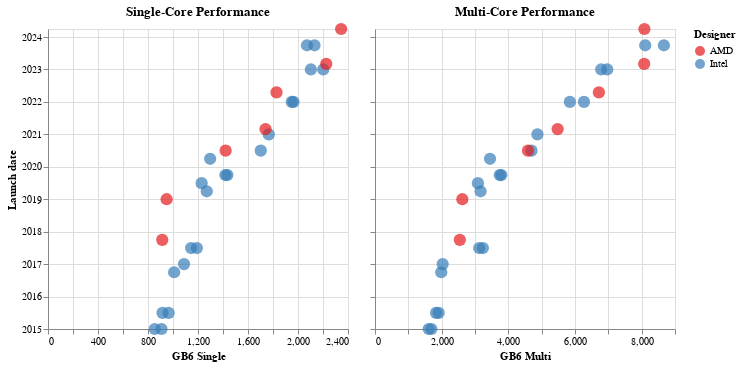

Write notebook code for a chart like this one.
### Code cell
chart_date = alt.Chart(cpus).mark_point(size=150, filled=True, strokeWidth=5).encode(
    y='Launch date',
    color=color_designer,
    #shape='Win11',
    order=order,
    tooltip=['Name', 'Architecture', 'Launch date', 'Win11'],
).add_params(
    highlight
)

chart_dsingle = chart_date.encode(
    x='GB6 Single',
).properties(
    title='Single-Core Performance'
)
chart_dmulti = chart_date.encode(
    x='GB6 Multi',
    y=alt.Y('Launch date', axis=alt.Axis(labels=False, title='')) # hide y tick labels
).properties(
    title='Multi-Core Performance'
)

(chart_dsingle | chart_dmulti).configure_range(
    category={'scheme': 'set1'}
)

### Figure 1 — Vega-Lite specification as saved in the notebook (floating-point values rounded to 4 significant figures)
{"config": {"view": {"continuousWidth": 300, "continuousHeight": 300}, "range": {"category": {"scheme": "set1"}}}, "hconcat": [{"mark": {"type": "point", "filled": true, "size": 150, "strokeWidth": 5}, "encoding": {"color": {"condition": {"param": "highlight", "empty": true, "field": "Designer"}, "value": "lightgray"}, "order": {"value": 0, "condition": [{"param": "highlight", "value": 1, "empty": false}]}, "tooltip": [{"field": "Name", "type": "nominal"}, {"field": "Architecture", "type": "nominal"}, {"field": "Launch date", "type": "temporal"}, {"field": "Win11", "type": "nominal"}], "x": {"field": "GB6 Single", "type": "quantitative"}, "y": {"field": "Launch date", "type": "temporal"}}, "name": "view_29", "title": "Single-Core Performance"}, {"mark": {"type": "point", "filled": true, "size": 150, "strokeWidth": 5}, "encoding": {"color": {"condition": {"param": "highlight", "empty": true, "field": "Designer"}, "value": "lightgray"}, "order": {"value": 0, "condition": [{"param": "highlight", "value": 1, "empty": false}]}, "tooltip": [{"field": "Name", "type": "nominal"}, {"field": "Architecture", "type": "nominal"}, {"field": "Launch date", "type": "temporal"}, {"field": "Win11", "type": "nominal"}], "x": {"field": "GB6 Multi", "type": "quantitative"}, "y": {"axis": {"labels": false, "title": ""}, "field": "Launch date", "type": "temporal"}}, "name": "view_30", "title": "Multi-Core Performance"}], "data": {"name": "data-7dd55bd3e0b9f69ab8bd471fec2bcfcb"}, "params": [{"name": "highlight", "select": {"type": "point", "on": "pointerover"}, "views": ["view_29", "view_30"]}], "$schema": "https://vega.github.io/schema/vega-lite/v5.20.1.json", "datasets": {"data-7dd55bd3e0b9f69ab8bd471fec2bcfcb": [{"Name": "Intel Core i5-5200U", "Designer": "Intel", "Launch date": "2015-01-01T00:00:00", "Cores": 2, "Age": 10.2, "Architecture": "Broadwell", "GB6 Single": 854.0, "GB6 Multi": 1611.0, "Win11": "No", "Product URL": "https://www.intel.com/content/www/us/en/products/sku/85212/intel-core-i55200u-processor-3m-cache-up-to-2-70-ghz/specifications.html"}, {"Name": "Intel Core i5-5300U", "Designer": "Intel", "Launch date": "2015-01-01T00:00:00", "Cores": 2, "Age": 10.2, "Architecture": "Broadwell", "GB6 Single": 908.0, "GB6 Multi": 1692.0, "Win11": "No", "Product URL": "https://www.intel.com/content/www/us/en/products/sku/85213/intel-core-i55300u-processor-3m-cache-up-to-2-90-ghz/specifications.html"}, {"Name": "Intel Core i5-6200U", "Designer": "Intel", "Launch date": "2015-07-01T00:00:00", "Cores": 2, "Age": 9.7, "Architecture": "Skylake", "GB6 Single": 916.0, "GB6 Multi": 1832.0, "Win11": "No", "Product URL": "https://www.intel.com/content/www/us/en/products/sku/88193/intel-core-i56200u-processor-3m-cache-up-to-2-80-ghz/specifications.html"}, {"Name": "Intel Core i5-6300U", "Designer": "Intel", "Launch date": "2015-07-01T00:00:00", "Cores": 2, "Age": 9.7, "Architecture": "Skylake", "GB6 Single": 965.0, "GB6 Multi": 1910.0, "Win11": "No", "Product URL": "https://www.intel.com/content/www/us/en/products/sku/88190/intel-core-i56300u-processor-3m-cache-up-to-3-00-ghz/specifications.html"}, {"Name": "Intel Core i5-7200U", "Designer": "Intel", "Launch date": "2016-10-01T00:00:00", "Cores": 2, "Age": 8.5, "Architecture": "Kaby Lake", "GB6 Single": 1009.0, "GB6 Multi": 1987.0, "Win11": "No", "Product URL": "https://www.intel.com/content/www/us/en/products/sku/95443/intel-core-i57200u-processor-3m-cache-up-to-3-10-ghz/specifications.html"}, {"Name": "Intel Core i5-7300U", "Designer": "Intel", "Launch date": "2017-01-01T00:00:00", "Cores": 2, "Age": 8.2, "Architecture": "Kaby Lake", "GB6 Single": 1088.0, "GB6 Multi": 2030.0, "Win11": "No", "Product URL": "https://www.intel.com/content/www/us/en/products/sku/97472/intel-core-i57300u-processor-3m-cache-up-to-3-50-ghz/specifications.html"}, {"Name": "Intel Core i5-8250U", "Designer": "Intel", "Launch date": "2017-07-01T00:00:00", "Cores": 4, "Age": 7.7, "Architecture": "Kaby Lake R", "GB6 Single": 1145.0, "GB6 Multi": 3126.0, "Win11": "Yes", "Product URL": "https://www.intel.com/content/www/us/en/products/sku/124967/intel-core-i58250u-processor-6m-cache-up-to-3-40-ghz/specifications.html"}, {"Name": "Intel Core i5-8350U", "Designer": "Intel", "Launch date": "2017-07-01T00:00:00", "Cores": 4, "Age": 7.7, "Architecture": "Kaby Lake R", "GB6 Single": 1191.0, "GB6 Multi": 3237.0, "Win11": "Yes", "Product URL": "https://www.intel.com/content/www/us/en/products/sku/124969/intel-core-i58350u-processor-6m-cache-up-to-3-60-ghz/specifications.html"}, {"Name": "Intel Core i5-8365U", "Designer": "Intel", "Launch date": "2019-04-01T00:00:00", "Cores": 4, "Age": 6.0, "Architecture": "Whiskey Lake", "GB6 Single": 1270.0, "GB6 Multi": 3167.0, "Win11": "Yes", "Product URL": "https://www.intel.com/content/www/us/en/products/sku/193555/intel-core-i58365u-processor-6m-cache-up-to-4-10-ghz/specifications.html"}, {"Name": "Intel Core i5-10210U", "Designer": "Intel", "Launch date": "2019-07-01T00:00:00", "Cores": 4, "Age": 5.7, "Architecture": "Comet Lake", "GB6 Single": 1229.0, "GB6 Multi": 3088.0, "Win11": "Yes", "Product URL": "https://www.intel.com/content/www/us/en/products/sku/195436/intel-core-i510210u-processor-6m-cache-up-to-4-20-ghz/specifications.html"}, {"Name": "Intel Core i5-10310U", "Designer": "Intel", "Launch date": "2020-04-01T00:00:00", "Cores": 4, "Age": 5.0, "Architecture": "Comet Lake", "GB6 Single": 1297.0, "GB6 Multi": 3450.0, "Win11": "Yes", "Product URL": "https://www.intel.com/content/www/us/en/products/sku/201892/intel-core-i510310u-processor-6m-cache-up-to-4-40-ghz/specifications.html"}, {"Name": "Intel Core i5-1035G4", "Designer": "Intel", "Launch date": "2019-10-01T00:00:00", "Cores": 4, "Age": 5.5, "Architecture": "Ice Lake", "GB6 Single": 1435.0, "GB6 Multi": 3742.0, "Win11": "Yes", "Product URL": "https://www.intel.com/content/www/us/en/products/sku/196591/intel-core-i51035g4-processor-6m-cache-up-to-3-70-ghz/specifications.html"}, {"Name": "Intel Core i5-1035G7", "Designer": "Intel", "Launch date": "2019-10-01T00:00:00", "Cores": 4, "Age": 5.5, "Architecture": "Ice Lake", "GB6 Single": 1419.0, "GB6 Multi": 3791.0, "Win11": "Yes", "Product URL": "https://www.intel.com/content/www/us/en/products/sku/196592/intel-core-i51035g7-processor-6m-cache-up-to-3-70-ghz/specifications.html"}, {"Name": "Intel Core i5-1135G7", "Designer": "Intel", "Launch date": "2020-07-01T00:00:00", "Cores": 4, "Age": 4.7, "Architecture": "Tiger Lake", "GB6 Single": 1702.0, "GB6 Multi": 4694.0, "Win11": "Yes", "Product URL": "https://www.intel.com/content/www/us/en/products/sku/208922/intel-core-i51135g7-processor-8m-cache-up-to-4-20-ghz-with-ipu/specifications.html"}, {"Name": "Intel Core i5-1145G7", "Designer": "Intel", "Launch date": "2021-01-01T00:00:00", "Cores": 4, "Age": 4.2, "Architecture": "Tiger Lake", "GB6 Single": 1766.0, "GB6 Multi": 4873.0, "Win11": "Yes", "Product URL": "https://www.intel.com/content/www/us/en/products/sku/208660/intel-core-i51145g7-processor-8m-cache-up-to-4-40-ghz-with-ipu/specifications.html"}, {"Name": "Intel Core i5-1235U", "Designer": "Intel", "Launch date": "2022-01-01T00:00:00", "Cores": 10, "Age": 3.2, "Architecture": "Alder Lake", "GB6 Single": 1950.0, "GB6 Multi": 5846.0, "Win11": "Yes", "Product URL": "https://www.intel.com/content/www/us/en/products/sku/226261/intel-core-i51235u-processor-12m-cache-up-to-4-40-ghz/specifications.html?wapkw=intel%20core%20i5-1235u"}, {"Name": "Intel Core i5-1245U", "Designer": "Intel", "Launch date": "2022-01-01T00:00:00", "Cores": 10, "Age": 3.2, "Architecture": "Alder Lake", "GB6 Single": 1964.0, "GB6 Multi": 6269.0, "Win11": "Yes", "Product URL": "https://www.intel.com/content/www/us/en/products/sku/226260/intel-core-i51245u-processor-12m-cache-up-to-4-40-ghz/specifications.html"}, {"Name": "Intel Core i5-1335U", "Designer": "Intel", "Launch date": "2023-01-01T00:00:00", "Cores": 10, "Age": 2.2, "Architecture": "Raptor Lake", "GB6 Single": 2103.0, "GB6 Multi": 6786.0, "Win11": "Yes", "Product URL": "https://www.intel.com/content/www/us/en/products/sku/232153/intel-core-i51335u-processor-12m-cache-up-to-4-60-ghz/specifications.html"}, {"Name": "Intel Core i5-1345U", "Designer": "Intel", "Launch date": "2023-01-01T00:00:00", "Cores": 10, "Age": 2.2, "Architecture": "Raptor Lake", "GB6 Single": 2202.0, "GB6 Multi": 6967.0, "Win11": "Yes", "Product URL": "https://www.intel.com/content/www/us/en/products/sku/232127/intel-core-i51345u-processor-12m-cache-up-to-4-70-ghz/specifications.html?wapkw=i5-1345U"}, {"Name": "Intel Core Ultra 5 125U", "Designer": "Intel", "Launch date": "2023-10-01T00:00:00", "Cores": 12, "Age": 1.5, "Architecture": "Metor Lake", "GB6 Single": 2072.0, "GB6 Multi": 8107.0, "Win11": "Yes", "Product URL": "https://www.intel.com/content/www/us/en/products/sku/237330/intel-core-ultra-5-processor-125u-12m-cache-up-to-4-30-ghz/specifications.html?wapkw=Intel%20Core%20Ultra%205%20125U"}, {"Name": "Intel Core Ultra 5 135U", "Designer": "Intel", "Launch date": "2023-10-01T00:00:00", "Cores": 12, "Age": 1.5, "Architecture": "Metor Lake", "GB6 Single": 2132.0, "GB6 Multi": 8667.0, "Win11": "Yes", "Product URL": "https://www.intel.com/content/www/us/en/products/sku/237328/intel-core-ultra-5-processor-135u-12m-cache-up-to-4-40-ghz/specifications.html?wapkw=Intel%20Core%20Ultra%205%20135U"}, {"Name": "AMD Ryzen 7 PRO 2700U", "Designer": "AMD", "Launch date": "2017-10-01T00:00:00", "Cores": 4, "Age": 7.5, "Architecture": "Raven Ridge", "GB6 Single": 914.0, "GB6 Multi": 2545.0, "Win11": "Yes", "Product URL": "https://www.amd.com/en/support/downloads/drivers.html/processors/ryzen/ryzen-2000-series/amd-ryzen-7-2700u.html"}, {"Name": "AMD Ryzen 5 PRO 3500U", "Designer": "AMD", "Launch date": "2019-01-01T00:00:00", "Cores": 4, "Age": 6.2, "Architecture": "Picasso", "GB6 Single": 949.0, "GB6 Multi": 2620.0, "Win11": "Yes", "Product URL": "https://www.amd.com/en/support/downloads/drivers.html/processors/ryzen/ryzen-3000-series/amd-ryzen-5-3500u.html"}, {"Name": "AMD Ryzen 5 PRO 4650U", "Designer": "AMD", "Launch date": "2020-07-01T00:00:00", "Cores": 6, "Age": 4.7, "Architecture": "Renoir", "GB6 Single": 1421.0, "GB6 Multi": 4590.0, "Win11": "Yes", "Product URL": "https://www.amd.com/en/support/downloads/drivers.html/processors/ryzen-pro/ryzen-pro-4000-series/amd-ryzen-5-pro-4650u.html"}, {"Name": "AMD Ryzen 5 PRO 5650U", "Designer": "AMD", "Launch date": "2021-03-01T00:00:00", "Cores": 6, "Age": 4.1, "Architecture": "Cezanne", "GB6 Single": 1740.0, "GB6 Multi": 5479.0, "Win11": "Yes", "Product URL": "https://www.amd.com/en/support/downloads/drivers.html/processors/ryzen-pro/ryzen-pro-5000-series/amd-ryzen-5-pro-5650u.html"}, {"Name": "AMD Ryzen 5 PRO 6650U", "Designer": "AMD", "Launch date": "2022-04-19T00:00:00", "Cores": 6, "Age": 2.9, "Architecture": "Rembrandt", "GB6 Single": 1828.0, "GB6 Multi": 6717.0, "Win11": "Yes", "Product URL": "https://www.amd.com/en/support/downloads/drivers.html/processors/ryzen-pro/ryzen-pro-6000-series/amd-ryzen-5-pro-6650u.html"}, {"Name": "AMD Ryzen 5 PRO 7540U", "Designer": "AMD", "Launch date": "2023-03-05T00:00:00", "Cores": 6, "Age": 2.1, "Architecture": "Phoenix", "GB6 Single": 2226.0, "GB6 Multi": 8076.0, "Win11": "Yes", "Product URL": "https://www.amd.com/en/products/processors/laptop/ryzen/7000-series/amd-ryzen-5-7540u.html"}, {"Name": "AMD Ryzen 5 PRO 8540U", "Designer": "AMD", "Launch date": "2024-04-01T00:00:00", "Cores": 6, "Age": 1.0, "Architecture": "Hawk Point", "GB6 Single": 2345.0, "GB6 Multi": 8081.0, "Win11": "Yes", "Product URL": "https://www.amd.com/en/products/processors/laptop/ryzen-pro/8000-series/amd-ryzen-5-pro-8540u.html"}]}}
